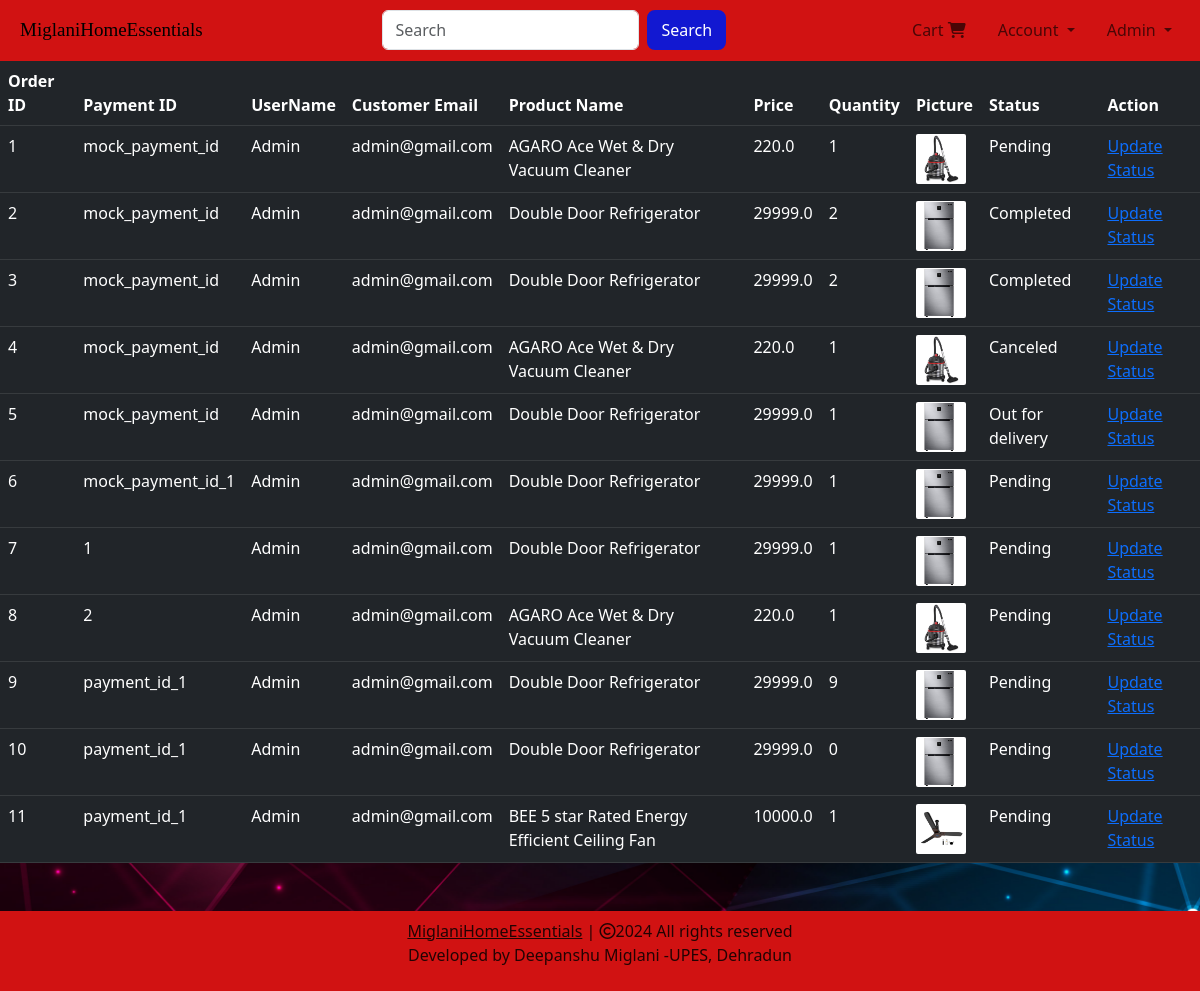
The page /view-orders (signed in) on the database its author committed.
### website/models.py (models this page shows, shortened)
class Order(db.Model):
    id = db.Column(db.Integer, primary_key=True)
    quantity = db.Column(db.Integer, nullable=False)
    price = db.Column(db.Float, nullable=False)
    status = db.Column(db.String(100), nullable=False)
    payment_id = db.Column(db.String(1000), nullable=False)
    customer_link = db.Column(db.Integer, db.ForeignKey('customer.id'), nullable=False)
    product_link = db.Column(db.Integer, db.ForeignKey('product.id'), nullable=False)

class Customer(db.Model, UserMixin):
    id = db.Column(db.Integer, primary_key=True)
    email = db.Column(db.String(100), unique=True)
    username = db.Column(db.String(100))
    password_hash = db.Column(db.String(150))
    date_joined = db.Column(db.DateTime(), default=datetime.utcnow)
    cart_items = db.relationship('Cart', backref=db.backref('customer', lazy=True))
    orders = db.relationship('Order', backref=db.backref('customer', lazy=True))
    @property
    def password(self):
        raise AttributeError('Password is not a readable Attribute')

class Product(db.Model):
    id = db.Column(db.Integer, primary_key=True)
    product_name = db.Column(db.String(100), nullable=False)
    current_price = db.Column(db.Float, nullable=False)
    previous_price = db.Column(db.Float, nullable=False)
    in_stock = db.Column(db.Integer, nullable=False)
    product_picture = db.Column(db.String(1000), nullable=False)
    flash_sale = db.Column(db.Boolean, default=False)
    date_added = db.Column(db.DateTime, default=datetime.utcnow)
    carts = db.relationship('Cart', backref=db.backref('product', lazy=True))
    orders = db.relationship('Order', backref=db.backref('product', lazy=True))

### website/admin.py (the view)
@admin.route('/view-orders')
@login_required
def order_view():
    if current_user.id == 1:
        orders = Order.query.all()
        return render_template('view_orders.html', orders=orders)
    return render_template('404.html')

### website/__init__.py (called while the page is built)
def create_app():
    app = Flask(__name__)
    app.config['SECRET_KEY'] = 'hbnwdvbn ajnbsjn ahe'
    app.config['SQLALCHEMY_DATABASE_URI'] = f'sqlite:///{DB_NAME}'
    db.init_app(app)
    @app.errorhandler(404)
    def page_not_found(error):
        return render_template('404.html')
    login_manager = LoginManager()
    login_manager.init_app(app)
    login_manager.login_view = 'auth.login'
    @login_manager.user_loader
    def load_user(id):
        return Customer.query.get(int(id))
    from .views import views
    from .auth import auth
    from .admin import admin
    from .models import Customer, Cart, Product, Order
    app.register_blueprint(views, url_prefix='/') # localhost:5000/about-us
    app.register_blueprint(auth, url_prefix='/') # localhost:5000/auth/change-password
    app.register_blueprint(admin, url_prefix='/')
    return app

### website/templates/view_orders.html (shortened to what this page needs)
{% extends 'base.html' %}
{% block body %}
<table class="table table-dark table-hover">
    <thead>
        <tr>
            <th scope="col">Order ID</th>
            <th scope="col">Payment ID</th>
            <th scope="col">UserName</th>
            <th scope="col">Customer Email</th>
            <th scope="col">Product Name</th>
            <th scope="col">Price</th>
            <th scope="col">Quantity</th>
            <th scope="col">Picture</th>
            <th scope="col">Status</th>
            <th scope="col">Action</th>
        </tr>
    </thead>
    <tbody>
        {% for order in orders %}
        <tr>
            <td>{{ order.id }}</td>
            <td>{{ order.payment_id }}</td>
            <td>{{ order.customer.username }}</td>
            <td>{{ order.customer.email }}</td>
            <td>{{ order.product.product_name }}</td>
            <td>{{ order.price }}</td>
            <td>{{ order.quantity }}</td>
            <td><img src="{{ order.product.product_picture }}" alt="" style="height: 50px; width: 50px; border-radius: 2px;"></td>
            <td>{{ order.status}}</td>
            <td>
                <a href="/update-order/{{ order.id }}">Update Status</a>
            </td>
        </tr>
        {% endfor %}
    </tbody>
</table>
{% endblock %}

### website/templates/base.html (style rules this page uses)
body { background-image: url('/static/base.jpg'); background-size: cover; background-repeat: no-repeat; background-position: center center; }

### rows shown on the page
Order: id "1", payment_id "mock_payment_id", customer.username "Admin", customer.email "admin@gmail.com", product.product_name "AGARO Ace Wet & Dry Vacuum Cleaner", price "220.0", quantity "1", product.product_picture (picture), status "Pending"
Order: id "2", payment_id "mock_payment_id", customer.username "Admin", customer.email "admin@gmail.com", product.product_name "Double Door Refrigerator", price "29999.0", quantity "2", product.product_picture (picture), status "Completed"
Order: id "3", payment_id "mock_payment_id", customer.username "Admin", customer.email "admin@gmail.com", product.product_name "Double Door Refrigerator", price "29999.0", quantity "2", product.product_picture (picture), status "Completed"
Order: id "4", payment_id "mock_payment_id", customer.username "Admin", customer.email "admin@gmail.com", product.product_name "AGARO Ace Wet & Dry Vacuum Cleaner", price "220.0", quantity "1", product.product_picture (picture), status "Canceled"
Order: id "5", payment_id "mock_payment_id", customer.username "Admin", customer.email "admin@gmail.com", product.product_name "Double Door Refrigerator", price "29999.0", quantity "1", product.product_picture (picture), status "Out for delivery"
Order: id "6", payment_id "mock_payment_id_1", customer.username "Admin", customer.email "admin@gmail.com", product.product_name "Double Door Refrigerator", price "29999.0", quantity "1", product.product_picture (picture), status "Pending"
Order: id "7", payment_id "1", customer.username "Admin", customer.email "admin@gmail.com", product.product_name "Double Door Refrigerator", price "29999.0", quantity "1", product.product_picture (picture), status "Pending"
Order: id "8", payment_id "2", customer.username "Admin", customer.email "admin@gmail.com", product.product_name "AGARO Ace Wet & Dry Vacuum Cleaner", price "220.0", quantity "1", product.product_picture (picture), status "Pending"
Order: id "9", payment_id "payment_id_1", customer.username "Admin", customer.email "admin@gmail.com", product.product_name "Double Door Refrigerator", price "29999.0", quantity "9", product.product_picture (picture), status "Pending"
Order: id "10", payment_id "payment_id_1", customer.username "Admin", customer.email "admin@gmail.com", product.product_name "Double Door Refrigerator", price "29999.0", quantity "0", product.product_picture (picture), status "Pending"
Order: id "11", payment_id "payment_id_1", customer.username "Admin", customer.email "admin@gmail.com", product.product_name "BEE 5 star Rated Energy Efficient Ceiling Fan", price "10000.0", quantity "1", product.product_picture (picture), status "Pending"
